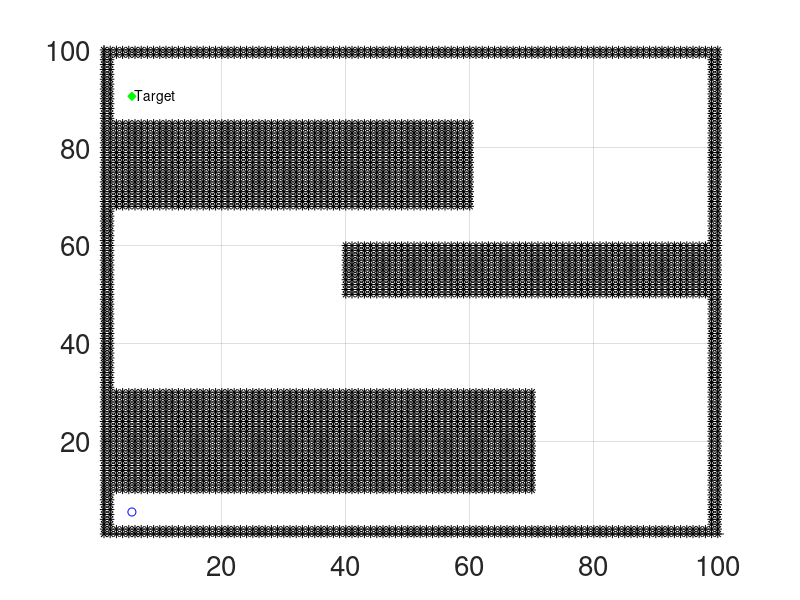

The MATLAB script that drew this image: (Note: this script raises an error after producing the figure.)
% >>> This code presents a planner for rolling of polyhedra.
% Designate the start point, target, and define obstacles on a grid. In
% in "Setup Variables." Then just execute the script.
% Here, we have two mazes as .mat files the user can chose to load in. Just
% uncomment one of the blocks in the setup variables section 4 below. 

% >>> Required functions are: 
% break_into_waypoints.m
% calculate_closest_centroid_and_expand.m
% findAngle.m
% chooseNextFace.m
% distance.m
% insert_open.m
% node_index.m
% plotFootprint.m
% min_fn.m

% >>> Cleaned up, better commented script made from
% MAIN_Universal script in universal_w_obstacles folder.
%  --Robert Baines, July 20, 2021 

% From "Robert Baines, Joran Booth, and Rebecca Kramer-Bottiglio, Soft
% rolling membrane-driven tensegrity robots. RAL. 2020" 
% https://ieeexplore.ieee.org/stamp/stamp.jsp?tp=&arnumber=9162439

%--------------------------------------------------------------------------

%% Setup Variables, many of which are user-defined
close all; clear;

% 1. What polyhedra are we dealing with?
polyhedra = 'rhomba'; % USER: 'cube', 'dodecahedron', or 'rhomba'.

% 2. Main loop user variables:
sLen = 2.5;           % USER: input the side length of a polyhedron 
tol = 7;              % USER: how close we want to get to our goal position in same units as sideLength. Influences convergence time/circling around goal.
printAdjNums = false; % USER: choose 'true' if you want to print numbers for adjacent sides.
pathSeg = 20;         % USER: how many waypoints do you want to break A* path into? 

% 3. Place robot, obstacles, goal on the grid
MAX_X=100;            % USER: max x coordinate of map 
MAX_Y=100;            % USER: max y coordinate of map 

MAP=2*(ones(MAX_X,MAX_Y)); %This matrix stores the coordinates of the map and the Objects in each coordinate


% 4. USER: Initialize the MAP with input values

% Maze 1: OBSTACLES 20% larger than real life, for collision buffer 
%--------
% Obstacle=-1, Target = 0,Robot=1, open space=2
maze = load('maze1.mat'); 
MAP = maze.MAP; 
xStart=5;            
yStart=5; 
xTarget=5;           
yTarget=90;
MAP(xStart,yStart)=1; % fill in occupancy grid with user-input above
MAP(xTarget,yTarget)=0;
%--------


% % Maze 2: 
% %--------
% maze = load('maze2.mat');
% MAP = maze.MAP; 
% xStart=80;            
% yStart=20; 
% xTarget=15;           
% yTarget=40;
% MAP(xStart,yStart)=1; % fill in occupancy grid with user-input above
% MAP(xTarget,yTarget)=0;
% %--------


%--------------------------------------------------------------------------

%% Prepare visualization 

figure(); 
grid on;
hold on;
set(gca,'FontSize',20);   
ylim([-MAX_Y-20 MAX_Y+20]);
xlim([-MAX_X-20 MAX_X+20]);
axis([1 MAX_X+1 1 MAX_Y+1])

plot(xTarget+.5,yTarget+.5,'gd', 'MarkerFaceColor', 'g');
text(xTarget+1,yTarget+.5,'Target');
plot(xStart+.5,yStart+.5,'bo');
[a,b] = find(MAP== -1); 
plot(a,b,'k*'); 

%--------------------------------------------------------------------------


%% LISTS USED FOR A* ALGORITHM
%OPEN LIST STRUCTURE
%--------------------------------------------------------------------------
%IS ON LIST 1/0 |X val |Y val |Parent X val |Parent Y val |h(n) |g(n)|f(n)|
%--------------------------------------------------------------------------
OPEN=[];
%CLOSED LIST STRUCTURE
%--------------
%X val | Y val |
%--------------
% CLOSED=zeros(MAX_VAL,2);
CLOSED=[];

%Put all obstacles on the Closed list
k=1;%Dummy counter
for i=1:MAX_X
    for j=1:MAX_Y
        if(MAP(i,j) == -1)
            CLOSED(k,1)=i;
            CLOSED(k,2)=j;
            k=k+1;
        end
    end
end
CLOSED_COUNT=size(CLOSED,1);
%set the starting node as the first node
xNode=xStart; 
yNode=yStart;  
OPEN_COUNT=1;
path_cost=0;
goal_distance=distance(xNode,yNode,xTarget,yTarget);
OPEN(OPEN_COUNT,:)=insert_open(xNode,yNode,xNode,yNode,path_cost,goal_distance,goal_distance);
OPEN(OPEN_COUNT,1)=0;
CLOSED_COUNT=CLOSED_COUNT+1;
CLOSED(CLOSED_COUNT,1)=xNode;
CLOSED(CLOSED_COUNT,2)=yNode;
NoPath=1;

%% A* ALGORITHM

while((xNode ~= xTarget || yNode ~= yTarget) && NoPath == 1)
    exp_array=expand_array(xNode,yNode,path_cost,xTarget,yTarget,CLOSED,MAX_X,MAX_Y);
    exp_count=size(exp_array,1);
    %UPDATE LIST OPEN WITH THE SUCCESSOR NODES
    %OPEN LIST FORMAT
    %--------------------------------------------------------------------------
    %IS ON LIST 1/0 |X val |Y val |Parent X val |Parent Y val |h(n) |g(n)|f(n)|
    %--------------------------------------------------------------------------
    %EXPANDED ARRAY FORMAT
    %--------------------------------
    %|X val |Y val ||h(n) |g(n)|f(n)|
    %--------------------------------
    for i=1:exp_count
        flag=0;
        for j=1:OPEN_COUNT
            if(exp_array(i,1) == OPEN(j,2) && exp_array(i,2) == OPEN(j,3) )
                OPEN(j,8)=min(OPEN(j,8),exp_array(i,5)); %#ok<*SAGROW>
                if OPEN(j,8)== exp_array(i,5)
                    %UPDATE PARENTS,gn,hn
                    OPEN(j,4)=xNode;
                    OPEN(j,5)=yNode;
                    OPEN(j,6)=exp_array(i,3);
                    OPEN(j,7)=exp_array(i,4);
                end %End of minimum fn check
                flag=1;
            end %End of node check
            %         if flag == 1
            %             break;
        end 
        if flag == 0
            OPEN_COUNT = OPEN_COUNT+1;
            OPEN(OPEN_COUNT,:)=insert_open(exp_array(i,1),exp_array(i,2),xNode,yNode,exp_array(i,3),exp_array(i,4),exp_array(i,5));
        end %End of insert new element into the OPEN list
    end 

    %Find out the node with the smallest fn
    index_min_node = min_fn(OPEN,OPEN_COUNT,xTarget,yTarget);
    if (index_min_node ~= -1)
        %Set xNode and yNode to the node with minimum fn
        xNode=OPEN(index_min_node,2);
        yNode=OPEN(index_min_node,3);
        path_cost=OPEN(index_min_node,6);%Update the cost of reaching the parent node
        %Move the Node to list CLOSED
        CLOSED_COUNT=CLOSED_COUNT+1;
        CLOSED(CLOSED_COUNT,1)=xNode;
        CLOSED(CLOSED_COUNT,2)=yNode;
        OPEN(index_min_node,1)=0;
    else
        %No path exists to the Target!!
        NoPath=0;%Exits the loop!
    end 
end 

%Once algorithm has run The optimal path is generated by starting of at the
%last node(if it is the target node) and then identifying its parent node
%until it reaches the start node. This is the optimal path

i=size(CLOSED,1);
Optimal_path=[];
xval=CLOSED(i,1);
yval=CLOSED(i,2);
i=1;
Optimal_path(i,1)=xval;
Optimal_path(i,2)=yval;
i=i+1;

if ( (xval == xTarget) && (yval == yTarget))
    inode=0;
    %Traverse OPEN and determine the parent nodes
    parent_x=OPEN(node_index(OPEN,xval,yval),4);%node_index returns the index of the node
    parent_y=OPEN(node_index(OPEN,xval,yval),5);
    
    while( parent_x ~= xStart || parent_y ~= yStart)
        Optimal_path(i,1) = parent_x;
        Optimal_path(i,2) = parent_y;
        %Get the grandparents:
        inode=node_index(OPEN,parent_x,parent_y);
        parent_x=OPEN(inode,4);
        parent_y=OPEN(inode,5);
        i=i+1;
    end
    j=size(Optimal_path,1);
    
    %Plot the Optimal A* generated Path!
     plot(Optimal_path(:,1)+.5,Optimal_path(:,2)+.5, '--r', 'lineWidth', 3);
else
    pause(0.1);
    h=msgbox('Sorry, No path exists to the Target!','warn');
    uiwait(h,5);
end
%Optimal_path
%--------------------------------------------------------------------------

%% Main Loop: lay out polyhedra footprints and draw lines betweeen centroids until you're close to the end goal.

angle_array = 0; %This is the storage for angles we have traveled in previous turns. It is for post-hoc analysis to hopefully find a closed-form solution to which rotation angle to use for each face
face_array = 1; % keep track of faces the polyhedra traverses over the course of the algorithm. It will always start on 1.
[obstacles_x, obstacles_y] = find(MAP == -1); % returns row and column indicies of obstacles as vectors
obstacles = [obstacles_x, obstacles_y];
target = [xTarget, yTarget];
colorCycle = {[1 0 0]; [1 1 0]; [0 1 0]; [0 1 1]; [0 0 1]; [1 0 1]}; %rgb values of the colors that the plot will cycle through
opacityCycle = {0.05; 0.05; 0.05; 0.3};    % for clearing up plot: every 4th footprint as darker
adjacentFaces = loadAdjacentFacesMatrix(polyhedra); %load the matrix definition for the chosen shape
angle = 0 ; %initialize the angle of rotation to 0 for the first previous out angle

% break A* generated path into waypoints:
[path_waypoints] = break_into_waypoints(Optimal_path, pathSeg);
path_waypoints = [path_waypoints; target];

%Continue expanding until we are close enough to the target:
count = 1; % iteration counter for while loop
cnt_waypts = 1; %counter for path waypoints
%dist_waypoint_to_goal = norm(target - [path_waypoints(1,1), path_waypoints(1,2)]);
dist_curr_to_waypoint = norm([xStart, yStart] - [path_waypoints(1,1), path_waypoints(1,2)]); % distance between current centroid and next waypoint

for k = 1:length(path_waypoints(:,1))
    if k==1 % Set up variables for the first step only
        newFace = face_array(1);
        oldFace = face_array(1);
        newCentroid = [xStart, yStart];
        oldCentroid = [xStart, yStart];
    end
    %update the target to the next waypoint once we reached the last one
    target = path_waypoints(k,:);
    dist_to_goal = norm(target - newCentroid); % note: can also use inf as initializer. 
    
    while  tol < dist_to_goal % stop when we are close by

        stepColor = [colorCycle{mod(count-1,size(colorCycle,1))+1}];  %switch the plotting color/opacity for this iteration
        stepOpacity = [opacityCycle{mod(count-1,size(opacityCycle,1))+1}];
        
        %calculate the next face and expand it
        [newFace,oldFace,newCentroid,oldCentroid,angle, dist_to_goal] = calculate_closest_centroid_and_expand(...
            adjacentFaces,sLen,newFace,oldFace,newCentroid,oldCentroid,obstacles,target,stepColor,printAdjNums);
        
        %save the position history
        face_array = [face_array, newFace];
        angle_array = [angle_array, angle];
        count = count +1; %update the color
    end
end

disp('Goal approximately reached!');
disp('faces traversed: ');
disp(face_array);
%--------------------------------------------------------------------------
